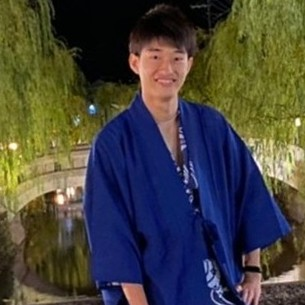
%> input picture sample5.jpg, 305 x 305 px
$ octave facerecog.m   (GNU Octave 9; MATLAB toolbox functions it lacks are replaced by stand-ins)
%> lines starting %> are read from the running program, lines starting %| are printed output that depends on the picture; in (x1, y1, x2, y2) boxes, pixels count from 0 and x2, y2 are one past the last pixel; in counts of white or black regions, pixels touching at a corner belong together; the program's own positions count from 1
### regionSegment.m
function image = regionSegment(imdata,threshold)
  [sizex,sizey] = size(imdata);
  for col = 1:sizey
    for row = 1:sizex
      if (imdata(row,col)>threshold)
        imdata(row,col)=255;
      else
        imdata(row,col)=0;
      endif
    endfor
  endfor
  image = imdata;
endfunction

### phase.m

function res = phase(imdata)
  %口目鼻が強調される。
  %imdata = imread(fileName);

  [sizex1,sizey1] = size(imdata);
  fdata1 = fftshift(fft2(fftshift(imdata)))/sqrt(sizex1*sizey1);

  % 位相限定相関（エッジ強調）
  amp_fdata1 = abs(fdata1); %振幅
  phase_fdata1 = atan2(imag(fdata1),real(fdata1)); %位相４
  filtereddata1 = ifftshift(abs(ifft2(exp(i*phase_fdata1))));
  %figure(cont1+1);
  %imshow(abs(filtereddata1),[]);

  threshold = max(max(filtereddata1))/(2.0+9/5);
  filtereddata1_aft = regionSegment(filtereddata1,threshold);

  % [6 lines of commented-out code are left out]

  res = -filtereddata1_aft+imdata;


endfunction

### raster.m
function undefine = raster(imdata,graydata,phaseenh,rate,height)
  [sizey, sizex] = size(graydata);
  rectWidth = rate; rectHeight = height*rate;
  precision = 10;
  stepWid = rectWidth/precision;
  stepNum = (sizex/rectWidth-1)*precision;
  row = 0; col = 0;
  pass = 0;
  pass_r = 0;


  while((round(stepWid*row)+round(rectHeight)+1) < sizey)
    while((round(stepWid*col)+round(rectWidth)+1) < sizex)
      graydataP = graydata(round(stepWid*row)+1:round(stepWid*row)+round(rectHeight),round(stepWid*col)+1:round(stepWid*col)+round(rectWidth));
      phaseenhP = phaseenh(round(stepWid*row)+1:round(stepWid*row)+round(rectHeight),round(stepWid*col)+1:round(stepWid*col)+round(rectWidth));
      pass = windowFunc(graydataP,phaseenhP);

      % [5 lines of commented-out code are left out]

      if(pass == 1)
        h = rectangle ("Position", [round(stepWid*col), round(stepWid*row), round(rectWidth), round(rectHeight)], "Curvature", [0.1, 0.2], "EdgeColor", "r", "LineWidth",3);
        col = col + precision*20;
        hold on;
        pass_r = 1;
      endif
      col += 1;
    endwhile
    if(pass_r == 1)
      row = row + precision*20;
      pass_r = 0;
      pass = 0;
    endif
    row += 1;
    col = 0;
  endwhile
endfunction

### facerecog.m
clear all;
close all;

%--settings--
threshold = 113;
height = 1.8;
width = 1;
partition = 5;
%大きいほど高精度

%--read image--
imdata = imread("sample5.jpg");
%> imdata is the input picture: size 305x305x3 uint8; mean R, G, B 69.6, 67.8, 61.7

%RGB to Gray and region segment
graydata = rgb2gray(imdata);
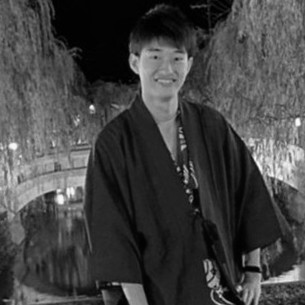
%> graydata: size 305x305 uint8; min 0, max 251, mean 67.7
graydata = regionSegment(graydata,threshold);
%> after the loop in regionSegment, `for col = 1:sizey`:
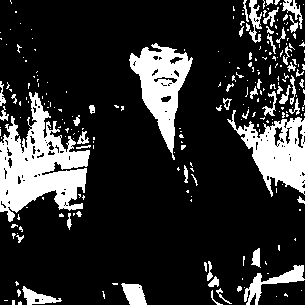
%> imdata: size 305x305 uint8; 18.3% white; 243 white regions (190 under 20 px), largest, box (x1, y1, x2, y2) and area: (0, 92, 90, 222) 5781, (129, 43, 193, 160) 3117, (227, 110, 305, 197) 3067

phaseenh = phase(graydata);
%> in phase, `phase_fdata1 = atan2(imag(fdata1),real(fdata1));`:
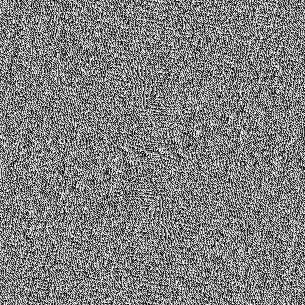
%> phase_fdata1: size 305x305 double; min -3.14, max 3.14, mean -1.37e-18; drawn with min black and max white
%> in phase, `filtereddata1 = ifftshift(abs(ifft2(exp(i*phase_fdata1))));`:
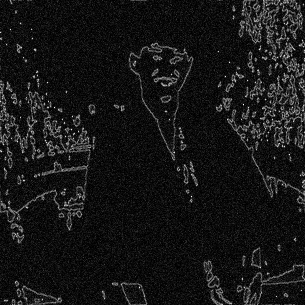
%> filtereddata1: size 305x305 double; min 3.54e-09, max 0.0234, mean 0.00206; drawn with min black and max white
%> in phase, `threshold = max(max(filtereddata1))/(2.0+9/5);`: threshold = 0.00616
%> call 2 of regionSegment, with threshold = 0.00616
%> after the loop in regionSegment (call 2), `for col = 1:sizey`:
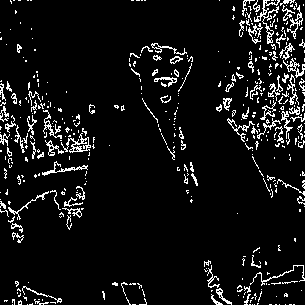
%> imdata: size 305x305 double; 7.4% white in thin lines or dots
%> in phase, `res = -filtereddata1_aft+imdata;`:
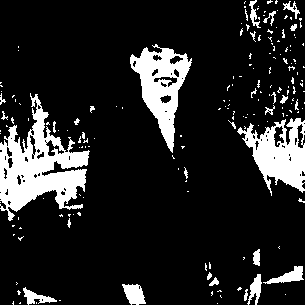
%> res: size 305x305 uint8; 14.3% white; 178 white regions (149 under 20 px), largest, box (x1, y1, x2, y2) and area: (0, 93, 90, 221) 5077, (130, 44, 192, 153) 2832, (237, 118, 305, 196) 2686

[sizey, sizex] = size(imdata);
%> sizey = 305; sizex = 915
rate = sizey/height/partition;
%> rate = 33.89
precision = 4*rate/24;
%> precision = 5.65

figure(1)
imshow(imdata);
%for debug
%imshow(graydata);
hold on;


while((rate+precision)*height<sizey)
  rate = rate+precision;
  raster(imdata,graydata/255,phaseenh/255,rate,height);
  if(rate*height>sizey)
    break
  endif
endwhile
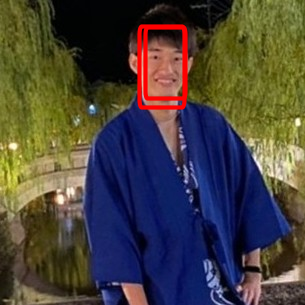
%> figure redrawn from the program's plot data

$ run again, with sample0.jpg copied over sample5.jpg
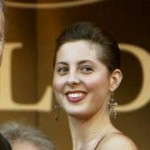
%> input picture sample0.jpg, 150 x 150 px
%> imdata is the input picture: size 150x150x3 uint8; mean R, G, B 111.9, 87.5, 55.5
%> after the loop in regionSegment, `for col = 1:sizey`:
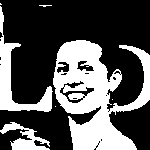
%> imdata: size 150x150 uint8; 33.6% white; 7 white regions (4 under 20 px), largest, box (x1, y1, x2, y2) and area: (53, 40, 150, 150) 5606, (0, 6, 53, 112) 1343, (0, 122, 50, 150) 591
%> threshold = 0.0117
%> res: size 150x150 uint8; 29.5% white; 9 white regions (3 under 20 px), largest, box (x1, y1, x2, y2) and area: (54, 40, 150, 150) 4934, (0, 37, 52, 111) 1130, (12, 128, 49, 150) 365, (1, 122, 24, 133) 108, (69, 93, 83, 99) 61, (0, 12, 3, 33) 43
%> after the loop `while((rate+precision)*height<sizey)`:
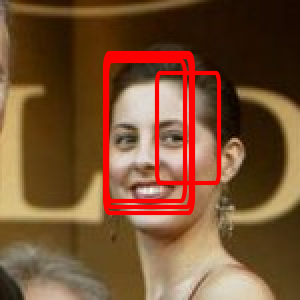
%> figure redrawn from the program's plot data; shown 2 times larger

$ run again, with sample1.jpg copied over sample5.jpg
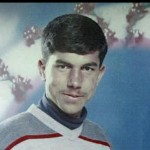
%> input picture sample1.jpg, 150 x 150 px
%> imdata is the input picture: size 150x150x3 uint8; mean R, G, B 112.8, 127.5, 135.6
%> after the loop in regionSegment, `for col = 1:sizey`:
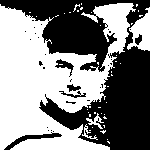
%> imdata: size 150x150 uint8; 52.5% white; 31 black regions (25 under 20 px), largest, box (x1, y1, x2, y2) and area: (0, 0, 150, 150) 10077, (4, 132, 62, 150) 244, (55, 59, 74, 77) 115, (59, 91, 86, 98) 69, (67, 84, 81, 92) 60, (135, 34, 142, 45) 48
%> threshold = 0.0113
%> res: size 150x150 uint8; 48.1% white; 16 white regions (10 under 20 px), largest, box (x1, y1, x2, y2) and area: (0, 6, 115, 150) 9254, (94, 3, 133, 53) 990, (130, 8, 150, 50) 447, (82, 13, 97, 21) 37, (87, 116, 98, 125) 33, (128, 43, 137, 49) 27
%> after the loop `while((rate+precision)*height<sizey)`:
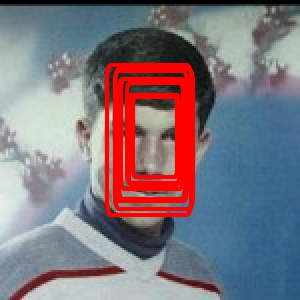
%> figure redrawn from the program's plot data; shown 2 times larger

$ run again, with sample2.jpg copied over sample5.jpg
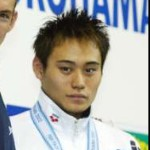
%> input picture sample2.jpg, 150 x 150 px
%> imdata is the input picture: size 150x150x3 uint8; mean R, G, B 177.5, 177.9, 173.7
%> threshold = 0.0124
%> res: size 150x150 uint8; 72.6% white; 37 black regions (22 under 20 px), largest, box (x1, y1, x2, y2) and area: (32, 0, 110, 120) 3632, (0, 91, 30, 150) 712, (139, 0, 150, 150) 481
%> after the loop `while((rate+precision)*height<sizey)`:
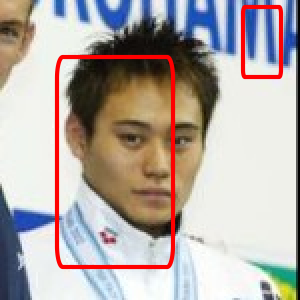
%> figure redrawn from the program's plot data; shown 2 times larger
